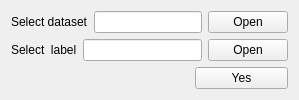
                <widget class="QWidget" name="tab_2_2">
                 <attribute name="title">
                  <string>Text type</string>
                 </attribute>
                 <layout class="QVBoxLayout" name="verticalLayout_6">
                  <item>
                   <layout class="QHBoxLayout" name="horizontalLayout_7" stretch="3,20,2">
                    <item>
                     <widget class="QLabel" name="label_4">
                      <property name="text">
                       <string>Select dataset</string>
                      </property>
                     </widget>
                    </item>
                    <item>
                     <widget class="QLineEdit" name="lineEdit_4"/>
                    </item>
                    <item>
                     <widget class="QPushButton" name="pushButton_6">
                      <property name="text">
                       <string>Open</string>
                      </property>
                     </widget>
                    </item>
                   </layout>
                  </item>
                  <item>
                   <layout class="QHBoxLayout" name="horizontalLayout_10" stretch="0,20,1">
                    <item>
                     <widget class="QLabel" name="label_5">
                      <property name="text">
                       <string>Select  label</string>
                      </property>
                     </widget>
                    </item>
                    <item>
                     <widget class="QLineEdit" name="lineEdit_6"/>
                    </item>
                    <item>
                     <widget class="QPushButton" name="pushButton_9">
                      <property name="text">
                       <string>Open</string>
                      </property>
                     </widget>
                    </item>
                   </layout>
                  </item>
                  <item>
                   <widget class="QPushButton" name="pushButton_10">
                    <property name="maximumSize">
                     <size>
                      <width>93</width>
                      <height>16777215</height>
                     </size>
                    </property>
                    <property name="layoutDirection">
                     <enum>Qt::RightToLeft</enum>
                    </property>
                    <property name="text">
                     <string>Yes</string>
                    </property>
                   </widget>
                  </item>
                 </layout>
                </widget>
